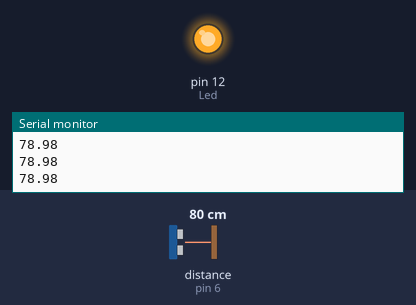
A sketch run on a simulated Arduino Uno, built with avr-gcc and run on an emulated ATmega328P. Shown: output pins drawn as LEDs (lit = HIGH), the last lines printed to the serial monitor. Wiring (inferred from the names in the program): ultrasonic range finder: trigger pin 7; echo pin 6. The inputs (shaded band) are chosen by the test bench; at power-on: distance to the obstacle (sensor on pin 6) 80 cm. The echo pulse lasts 58.3 µs per cm; pins used as bus, display or sensor lines are not drawn.

Above: at 1.2 s.
1.3 s: distance to the obstacle (sensor on pin 6) set to 120 cm
At 2.1 s:
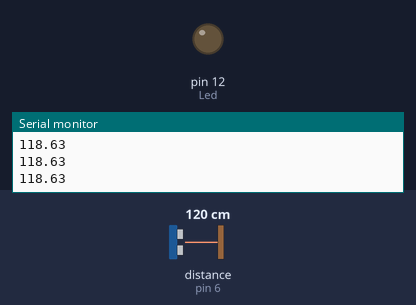
2.8 s: distance to the obstacle (sensor on pin 6) set to 2 cm
At 3.1 s:
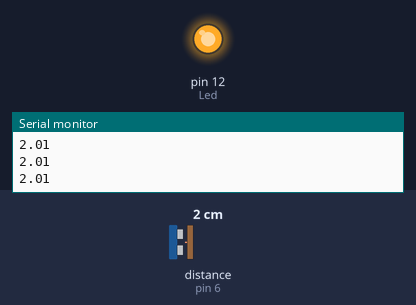
4.3 s: distance to the obstacle (sensor on pin 6) set to 250 cm
At 5.7 s:
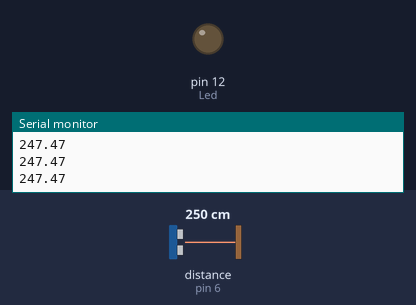
Timing chart, 0 to 7.3 s (numbered marks = the images above; inputs shaded):
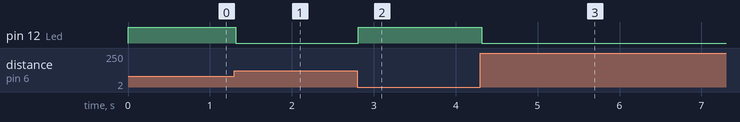

Measured:
- after the input at 1.3 s, pin 12 (Led): HIGH → LOW at once
- after the input at 2.8 s, pin 12 (Led): LOW → HIGH at once
- after the input at 4.3 s, pin 12 (Led): HIGH → LOW at once

The sketch:

Ultrasonic_Sensor_with_Arduino.ino
```cpp
/*
Physics & Electronics
Website : www.physicsandelectronics.com

Project : Interfacing Ultrasonic Sensor (HC-SR04) with Arduino

YouTube -> Physics And Electronics - Saurabh Salvi
Instagram -> @physics_and_electronics

*/

int Trig = 7;
int Echo = 6;
int Led = 12;

//time and distance values can be in decimals
float time;
float distance;

void setup()
{
  pinMode(Trig, OUTPUT); //transmitter emits, hence OUTPUT
  pinMode(Echo, INPUT);  //receiver receives, hence INPUT
  pinMode(Led, OUTPUT);
  Serial.begin(9600);
}

void loop()
{
  digitalWrite(Trig, LOW);// Clearing purpose -Removing any existing signal
  delayMicroseconds(10);

  //Sending a Trigger
  digitalWrite(Trig, HIGH); //Turned On the Trig pin
  delayMicroseconds(10);
  digitalWrite(Trig, LOW);  //And quickly turned it OFF
  delayMicroseconds(10);

  //Storing the time value noted by Echo Pin
  time = pulseIn(Echo, HIGH);

  //Calculating the distance (sensor to obstacle)
  distance = (time * 0.034)/2 ;

  Serial.println(distance);

  //Conditions for controlling LED based on the proximity of obstacle
  if(distance <= 100){
  		digitalWrite(Led, HIGH);//if distance<=100cm, then LED turns ON

  }
  else{
  		digitalWrite(Led, LOW); //or else, LED remains OFF
  }
}
```
